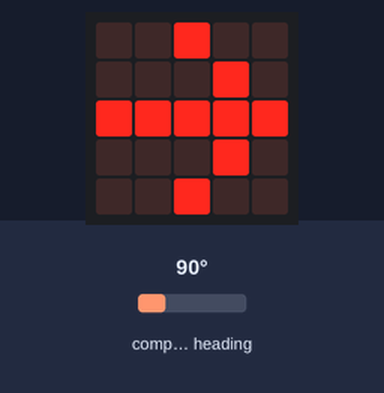
The program below on a simulated BBC micro:bit (MakeCode). On the bench: the board's 5×5 LED display. The inputs (shaded band) are chosen by the test bench; at power-on: compass heading 90°. The compass is already calibrated.

Above: at 1.2 s.
1.3 s: compass heading set to 180°
At 2.8 s:
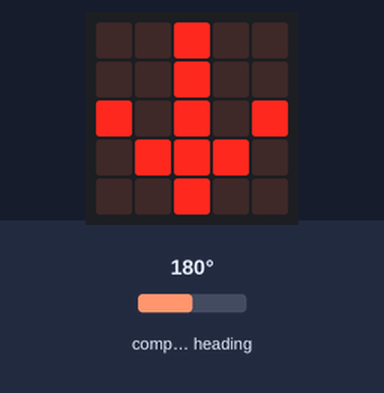
3.3 s: compass heading set to 90°
At 4.0 s:
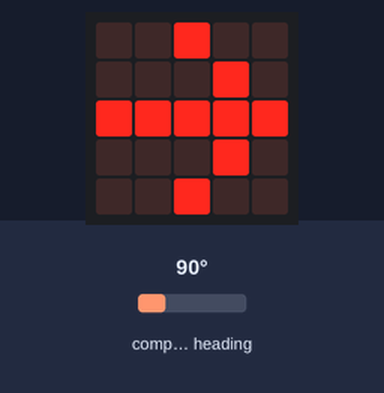
Timing chart, 0 to 6.3 s (numbered marks = the images above; inputs shaded):
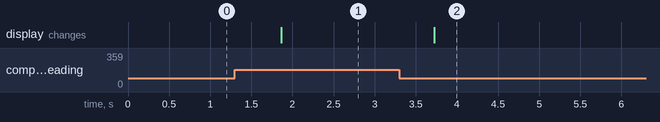

Measured:
- after the input at 1.3 s, the display: changes after 0.56 s (image 1)
- after the input at 3.3 s, the display: changes after 0.42 s (image 2)

The program:

main.ts
```typescript
basic.forever(function () {
    if (input.compassHeading() == 0) {
        basic.showArrow(ArrowNames.North)
    } else if (input.compassHeading() == 180) {
        basic.showArrow(ArrowNames.South)
    } else if (input.compassHeading() == 90) {
        basic.showArrow(ArrowNames.East)
    } else if (input.compassHeading() == 270) {
        basic.showArrow(ArrowNames.West)
    }
})
```

test.ts
```typescript
// testes vão aqui; isto não será compilado quando este pacote for usado como uma extensão.
```
